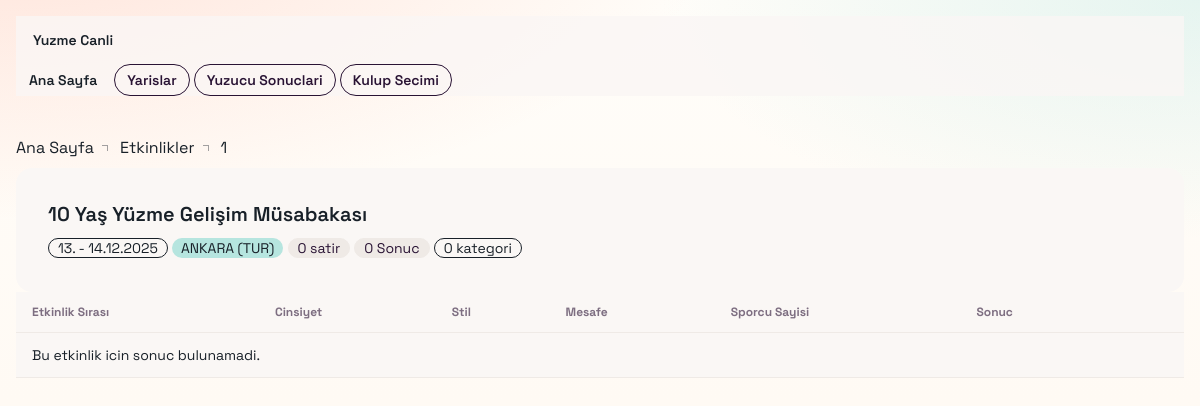
The app's page /events/1/ with its own data.
### main/models.py (models this page shows, shortened)
class Event(models.Model):
    unique_name = models.CharField(max_length=100, unique=True, default="")
    title = models.CharField(max_length=255)
    date = models.CharField(max_length=64)
    location = models.CharField(max_length=255)
    class Meta:
        unique_together = [("title", "date", "location")]

### main/views.py (the view)
# urls.py: path('events/<int:event_id>/', views.event_detail, name='event_detail'),
def event_detail(request, event_id):
    event = get_object_or_404(Event, id=event_id)
    event_results = Result.objects.filter(event=event)
    distinct_groups = list(
        event_results
        .values("event_order", "swimming_style", "gender", "distance")
        .annotate(
            result_count=Count("id"),
            non_empty_result_count=Count(
                "id",
                filter=Q(result__isnull=False) & ~Q(result__exact=""),
            ),
        )
        .order_by("event_order", "gender", "distance")
    )
    context = {
        "event": event,
        "distinct_groups": distinct_groups,
        "group_count": len(distinct_groups),
        "result_count": sum(int(group["result_count"]) for group in distinct_groups),
        "non_empty_result_count": sum(
            int(group["non_empty_result_count"]) for group in distinct_groups
        ),
    }
    return render(request, "event_detail.html", context)

### main/templates/event_detail.html (shortened to what this page needs)
{% extends "base.html" %}
{% block content %}
<section class="mb-6">
    <div class="breadcrumbs text-sm mb-2">
        <ul>
            <li><a href="/">Ana Sayfa</a></li>
            <li><a href="/events/">Etkinlikler</a></li>
            <li>{{ event.id }}</li>
        </ul>
    </div>
    <div class="card bg-base-100 border border-base-200 shadow-sm">
        <div class="card-body">
            <h1 class="card-title text-2xl md:text-3xl">{{ event.title }}</h1>
            <div class="flex flex-wrap gap-2 text-sm">
                <span class="badge badge-outline">{{ event.date }}</span>
                <span class="badge" style="background:#b6e5df;color:#182028;border:none;">{{ event.location }}</span>
                <span class="badge badge-ghost">{{ result_count }} satir</span>
                <span class="badge badge-ghost">{{ non_empty_result_count }} Sonuc</span>
                <span class="badge badge-outline">{{ group_count }} kategori</span>
            </div>
        </div>
    </div>
</section>
<section class="overflow-x-auto rounded-2xl border border-base-200 bg-base-100 shadow-sm">
    <table class="table table-zebra table-sm sm:table-md">
        <thead>
            <tr>
                <th>Etkinlik Sırası</th>
                <th>Cinsiyet</th>
                <th>Stil</th>
                <th>Mesafe</th>
                <th>Sporcu Sayisi</th>
                <th>Sonuc</th>
                <th></th>
            </tr>
        </thead>
        <tbody>
            {% for group in distinct_groups %}
            <tr>
                <td>{{ group.event_order }}</td>
                <td>{{ group.gender }}</td>
                <td>{{ group.swimming_style }}</td>
                <td>{{ group.distance }}m</td>
                <td>{{ group.result_count }}</td>
                <td>{{ group.non_empty_result_count }}</td>
                <td>
                    <a
                        href="{% url 'event_selected_results' event.id %}?style={{ group.swimming_style|urlencode }}&gender={{ group.gender|urlencode }}&distance={{ group.distance }}"
                        class="btn btn-xs btn-outline"
                    >Sonuclari Ac</a>
                </td>
            </tr>
            {% empty %}
            <tr>
                <td colspan="7" class="opacity-70">Bu etkinlik icin sonuc bulunamadi.</td>
            </tr>
            {% endfor %}
        </tbody>
    </table>
</section>
{% endblock %}

### main/templates/base.html (style rules this page uses)
:root { --brand-ink: #182028; --brand-coral: #ff7a59; --brand-sand: #fff7ef; --brand-sea: #b6e5df; --brand-sun: #ffd58a; }
body { font-family: "Space Grotesk", sans-serif; color: var(--brand-ink); background: radial-gradient(1200px 500px at 0% -10%, rgba(255, 122, 89, 0.20), transparent 60%), radial-gradient(900px 400px at 100% 0%, rgba(182, 229, 223, 0.35), transparent 60%), linear-gradient(180deg, #fffdf9 0%, var(--brand-sand) 100%); min-height: 100vh; }

### records on screen
Event: id "1", title "10 Yaş Yüzme Gelişim Müsabakası", date "13. - 14.12.2025", location "ANKARA (TUR)"

### other values on screen
{{ result_count }} "0"
{{ non_empty_result_count }} "0"
{{ group_count }} "0"
